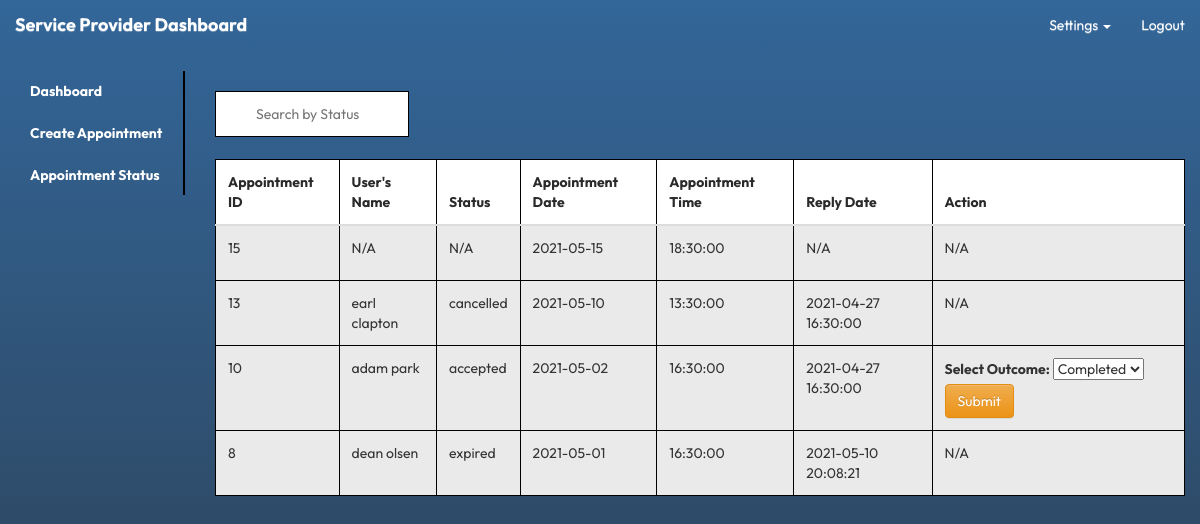
Screenshot of /provider/appointmentstatus.php (signed in) with the database file from the repository.
### tables this page shows
CREATE TABLE `vaccineappointment` (
  `appoint_id` int(10) UNSIGNED NOT NULL,
  `provider_id` int(10) UNSIGNED NOT NULL,
  `appoint_date` date NOT NULL,
  `appoint_time` time NOT NULL
);

CREATE TABLE `vaccineoffer` (
  `patient_id` int(10) UNSIGNED NOT NULL,
  `appoint_id` int(10) UNSIGNED NOT NULL,
  `status` enum('pending','accepted','declined','cancelled','no-show','completed','expired') DEFAULT NULL,
  `offer_date` datetime NOT NULL,
  `reply_date` datetime DEFAULT NULL,
  `deadline_date` datetime DEFAULT NULL
);

CREATE TABLE `patient` (
  `patient_id` int(10) UNSIGNED NOT NULL,
  `user_name` varchar(45) NOT NULL,
  `group_no` int(10) UNSIGNED DEFAULT NULL,
  `patient_name` varchar(45) NOT NULL,
  `patient_ssn` varchar(9) NOT NULL,
  `patient_dob` date NOT NULL,
  `patient_phno` varchar(20) NOT NULL,
  `patient_email` varchar(45) NOT NULL,
  `patient_location` point NOT NULL,
  `patient_street` varchar(50) NOT NULL,
  `patient_city` varchar(20) NOT NULL,
  `patient_state` varchar(20) NOT NULL,
  `patient_zip` varchar(10) NOT NULL,
  `max_travel` int(10) UNSIGNED DEFAULT NULL
);

### provider/appointmentstatus.php (the view, shortened to what this page needs)
<?php
include('../config.php');
$currentDateTime = date('Y-m-d H:i:s');
include('../include/header.php');
if (isset($_SESSION["username"])) {
    $username = $_SESSION["username"];
} else {
    session_unset();
    session_write_close();
				header("location: ../index.php");
				exit;
}
$query = $connection->prepare("SELECT * FROM provider WHERE user_name=:username");
$query->bindParam("username", $username, PDO::PARAM_STR);
$query->execute();
$result = $query->fetch(PDO::FETCH_ASSOC);
$id = $result["provider_id"];
?>
<!DOCTYPE html>
<html lang="en">
<head>
<link rel="stylesheet" type="text/css" href="../css/app.css" />
</head>
<link rel="stylesheet" type="text/css" href="../css/style.css" />
<link rel="stylesheet" type="text/css" href="../css/app2.css" />
<body>
	<?php include '../menus.php'; ?>
   <link rel="stylesheet" href="../css/tables.css">
	<div class="col-lg-10 col-md-10 col-sm-9 col-xs-12"></br>
    <?php
	$query1 = $connection->prepare("SELECT va.appoint_id, va.appoint_date, va.appoint_time, v.status, v.reply_date, p.patient_name, p.patient_id
	FROM vaccineappointment va left outer join vaccineoffer v on va.appoint_id = v.appoint_id left outer join patient p on v.patient_id = p.patient_id WHERE
	va.provider_id=:id order by va.appoint_date desc");
	$query1->bindParam("id", $id, PDO::PARAM_STR);
	$query1->execute();
	$result1 = $query1->fetchAll(PDO::FETCH_ASSOC);
    ?>
	  <input type="text" id="myInput" onkeyup="myFunction()" placeholder="Search by Status"></p>
      <table id="myTable" class="table"   width="100%" cellspacing="0">
	</div>
        <thead>
          <tr>
              <th>Appointment ID</th>
              <th>User's Name</th>
              <th>Status</th>
              <th>Appointment Date</th>
              <th>Appointment Time</th>
              <th>Reply Date</th>
			  <th>Action</th>
         </tr>
        </thead>
        <tbody>
        <?php
		if(empty($result1))
         {
			echo '<h4>No Appointments found</h4></br>';
		}
		else
		{
			foreach($result1 as $results)
			{
			?>
			<tr>
            <td><?php  echo htmlentities($results['appoint_id']); ?></td>
            <td><?php  if (empty($results['patient_name'])) { echo htmlentities("N/A"); } else { echo htmlentities($results['patient_name']); }  ?></td>
			<td><?php  if (empty($results['status'])) { echo htmlentities("N/A"); } else { echo htmlentities($results['status']); } ?></td>
            <td><?php  echo htmlentities($results['appoint_date']); ?></td>
            <td><?php  echo htmlentities($results['appoint_time']); ?></td>
            <td><?php  if (empty($results['reply_date'])) { echo htmlentities("N/A"); } else { echo htmlentities($results['reply_date']); } ?></td>
			<?php
			if ($results['status'] == 'accepted') {
				if ($results['appoint_date'] > $currentDateTime) {
            ?>
			     <td>
               <p>Appointment Time not Reached</p>
                 </td>
				 <?php
					}
					else
					{
					?>
						<td>
							<form action="selection.php" method="post">
							  <label for="selected-item">Select Outcome:</label>
							  <select name="selected-item" id="selected-item">
								<option value="completed">Completed</option>
							  </select>
								<button  type="submit" name="accept_btn" class="btn btn-warning">Submit</button>
							</form>
						</td>
						<?php
			}}
				else
		{
		?>
		    <td>
               <p>N/A</p>
            </td>
          </tr>
		<?php
		   }
		}}
		    ?>
          </tr>
        </tbody>
<?php include('../include/footer.php');
?>
</body>
</html>

### css/app.css (style rules this page uses)
* { font-family: 'Outfit', sans-serif; }
:root { --accent: #663399; --black: #2a2a2a; --white: #ededed; }
body { height: 100vh; background: #2C3E50; background: -webkit-linear-gradient(to bottom, #663399, #2C3E50); background: linear-gradient(to bottom, #663399, #2C3E50); background-attachment: fixed; }
th { background-color: white !important; color: var(--black) !important; }
#myTable tr, tbody { border-bottom: 1px solid #ddd; background-color: #eaeaea; }

### css/style.css (style rules this page uses)
:root { --accent: #663399; --black: #2a2a2a; --white: #ededed; }
body { background-color: var(--accent); }
html, body { height: 100%; margin: 0; padding: 0; }

### css/app2.css (style rules this page uses)
* { font-family: 'Outfit', sans-serif; }
:root { --accent: #336699; --black: #2a2a2a; --white: #ededed; }
body { height: 100vh; background: #2C3E50; background: -webkit-linear-gradient(to bottom, #336699, #2C3E50); background: linear-gradient(to bottom, #336699, #2C3E50); background-attachment: fixed; }
th { background-color: white !important; color: var(--black) !important; }
#myTable tr, tbody { border-bottom: 1px solid #ddd; background-color: #eaeaea; }

### css/tables.css (style rules this page uses)
#myInput { width: 20%; font-size: 14px; padding: 12px 20px 12px 40px; border: 1px solid black; margin-bottom: 12px; }
#myTable { border-collapse: collapse; width: 100%; font-size: 14px; }
#myTable th, #myTable td { text-align: left; padding: 12px; }
#myTable tr { border-bottom: 1px solid #ddd; }
table, th, td { border: 1px solid black; }
table { width: 100%; }

### provider/appointmentstatus.php (style rules this page uses)
body { background-color: #E8E8E8; }

### rows the page displays
vaccineappointment: appoint_id "15", appoint_date "2021-05-15", appoint_time "18:30:00", shows "N/A"
vaccineoffer: appoint.appoint_id "13", patient.patient_name "earl clapton", status "cancelled", appoint.appoint_date "2021-05-10", appoint.appoint_time "13:30:00", reply_date "2021-04-27 16:30:00", shows "N/A"
vaccineoffer: appoint.appoint_id "10", patient.patient_name "adam park", status "accepted", appoint.appoint_date "2021-05-02", appoint.appoint_time "16:30:00", reply_date "2021-04-27 16:30:00"
vaccineoffer: appoint.appoint_id "8", patient.patient_name "dean olsen", status "expired", appoint.appoint_date "2021-05-01", appoint.appoint_time "16:30:00", reply_date "2021-05-10 20:08:21", shows "N/A"
